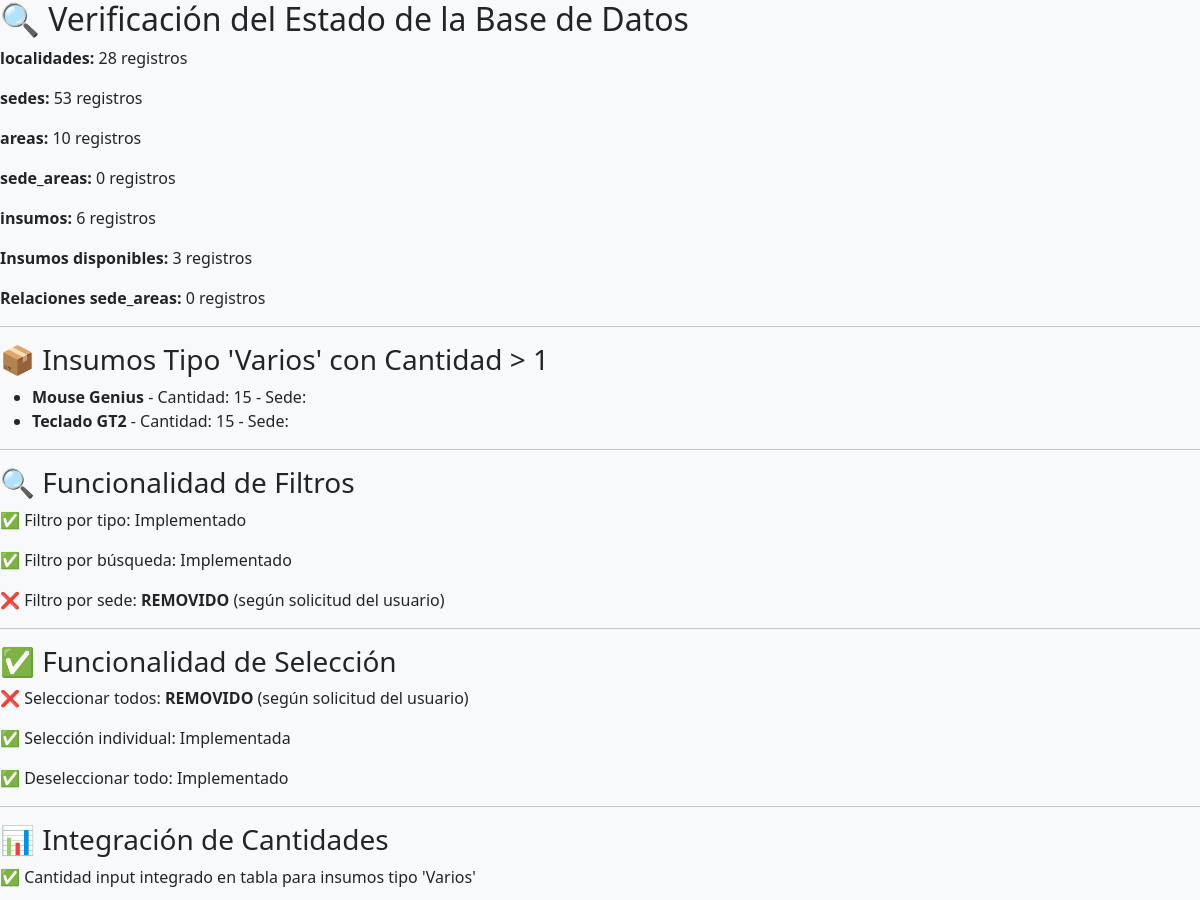
Before: /pages/test_nueva_mejorada.php (upper part) with the older database file.
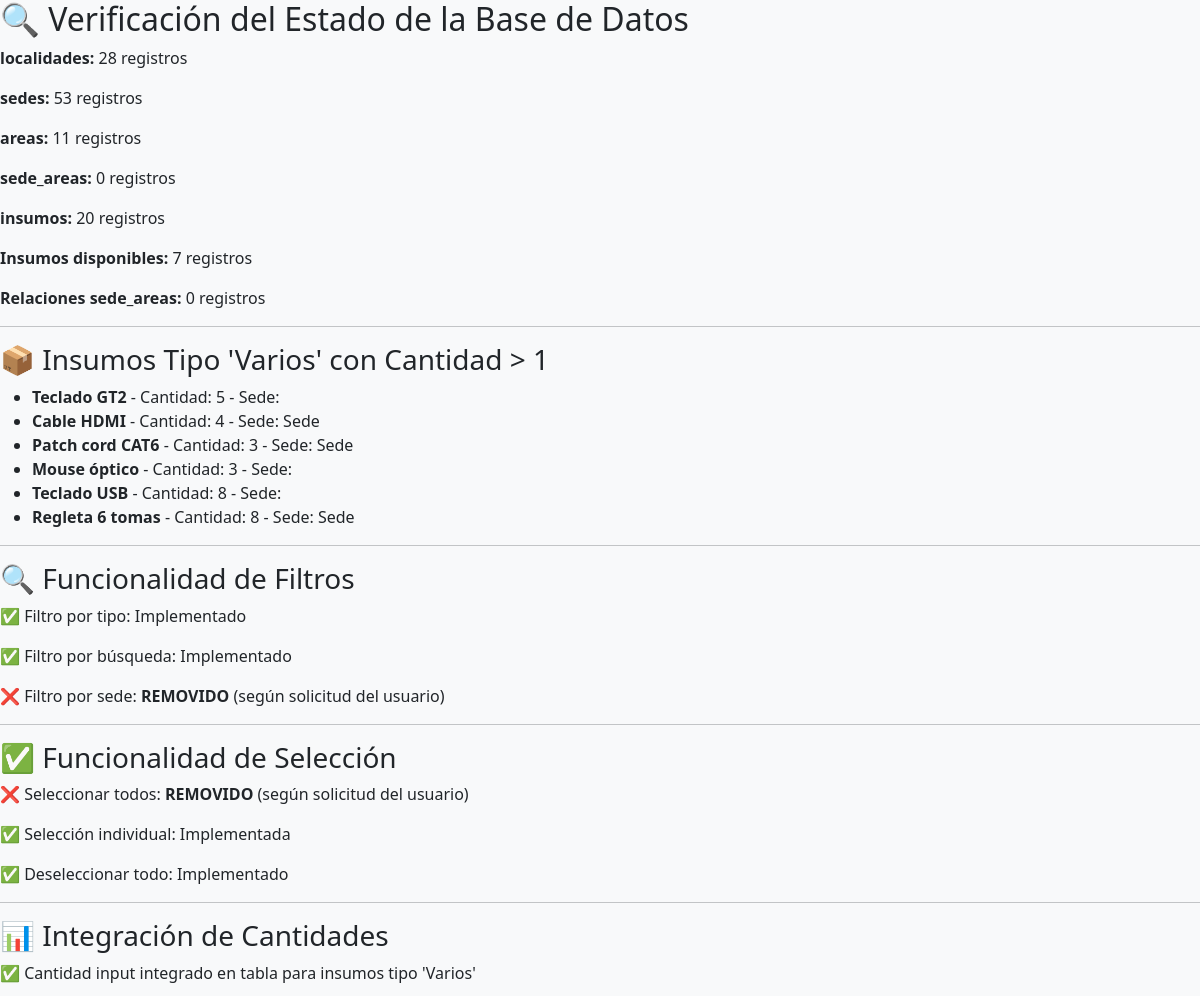
After: the same page with the newer database file.
### tables this page shows
CREATE TABLE `insumos` (
  `id_insumo` int(11) NOT NULL,
  `nombre_insumo` varchar(100) NOT NULL,
  `tipo_insumo` enum('Varios','PC Completa','Notebook','Impresora','Monitor','Escaner') NOT NULL,
  `subcategoria_varios` enum('Hardware','Periféricos','Red') DEFAULT NULL,
  `descripcion_general` varchar(255) DEFAULT NULL,
  `numero_serie` varchar(50) DEFAULT NULL,
  `id_fisico` varchar(50) DEFAULT NULL,
  `id_patrimonio` varchar(50) DEFAULT NULL,
  `cantidad` int(11) NOT NULL DEFAULT 1,
  `fecha_adquisicion` date DEFAULT NULL,
  `estado` enum('Disponible','Asignado','De Baja') NOT NULL DEFAULT 'Disponible',
  `id_punto_stock_actual` int(11) DEFAULT NULL,
  `id_sede_actual` int(11) DEFAULT NULL,
  `id_area_asignacion_actual` int(11) DEFAULT NULL,
  `id_patrimonio_idx` varchar(50) GENERATED ALWAYS AS (case when `tipo_insumo` <> 'Varios' then `id_patrimonio` else NULL end) VIRTUAL
);

CREATE TABLE `sedes` (
  `id_sede` int(11) NOT NULL,
  `id_localidad` int(11) NOT NULL,
  `nombre_sede` varchar(100) NOT NULL,
  `direccion` varchar(255) DEFAULT NULL,
  `delegado_nombre` varchar(100) DEFAULT NULL,
  `delegado_apellido` varchar(100) DEFAULT NULL,
  `delegado_telefono` varchar(50) DEFAULT NULL,
  `responsable_nombre` varchar(100) DEFAULT NULL,
  `responsable_apellido` varchar(100) DEFAULT NULL,
  `responsable_telefono` varchar(50) DEFAULT NULL
);

### pages/test_nueva_mejorada.php (the view, shortened to what this page needs)
<?php
$conexion = conectarDB();
echo "<h2>🔍 Verificación del Estado de la Base de Datos</h2>";
$tablas = ['localidades', 'sedes', 'areas', 'sede_areas', 'insumos'];
foreach ($tablas as $tabla) {
    $stmt = $conexion->query("SELECT COUNT(*) as total FROM $tabla");
    $resultado = $stmt->fetch();
    echo "<p><strong>$tabla:</strong> {$resultado['total']} registros</p>";
}
$stmt = $conexion->query("SELECT COUNT(*) as total FROM insumos WHERE estado = 'Disponible'");
$resultado = $stmt->fetch();
echo "<p><strong>Insumos disponibles:</strong> {$resultado['total']} registros</p>";
$stmt = $conexion->query("SELECT COUNT(*) as total FROM sede_areas");
$resultado = $stmt->fetch();
echo "<p><strong>Relaciones sede_areas:</strong> {$resultado['total']} registros</p>";
echo "<hr>";
echo "<h3>📦 Insumos Tipo 'Varios' con Cantidad > 1</h3>";
$stmt = $conexion->query("SELECT id_insumo, nombre_insumo, cantidad, nombre_sede
                          FROM insumos i
                          LEFT JOIN sedes s ON i.id_sede_actual = s.id_sede
                          WHERE i.tipo_insumo = 'Varios' AND i.cantidad > 1 AND i.estado = 'Disponible'");
$insumos_varios = $stmt->fetchAll();
if (empty($insumos_varios)) {
    echo "<p class='text-warning'>⚠️ No hay insumos tipo 'Varios' con cantidad > 1 disponibles</p>";
} else {
    echo "<ul>";
    foreach ($insumos_varios as $insumo) {
        echo "<li><strong>{$insumo['nombre_insumo']}</strong> - Cantidad: {$insumo['cantidad']} - Sede: {$insumo['nombre_sede']}</li>";
    }
    echo "</ul>";
}
echo "<hr>";
echo "<h3>🔍 Funcionalidad de Filtros</h3>";
echo "<p>✅ Filtro por tipo: Implementado</p>";
echo "<p>✅ Filtro por búsqueda: Implementado</p>";
echo "<p>❌ Filtro por sede: <strong>REMOVIDO</strong> (según solicitud del usuario)</p>";
echo "<hr>";
echo "<h3>✅ Funcionalidad de Selección</h3>";
echo "<p>❌ Seleccionar todos: <strong>REMOVIDO</strong> (según solicitud del usuario)</p>";
echo "<p>✅ Selección individual: Implementada</p>";
echo "<p>✅ Deseleccionar todo: Implementado</p>";
echo "<hr>";
echo "<h3>📊 Integración de Cantidades</h3>";
echo "<p>✅ Cantidad input integrado en tabla para insumos tipo 'Varios'</p>";
?>
<!DOCTYPE html>
<html lang="es">
<head>
    <link href="https://cdn.jsdelivr.net/npm/bootstrap@5.1.3/dist/css/bootstrap.min.css" rel="stylesheet">
    <link href="https://cdnjs.cloudflare.com/ajax/libs/font-awesome/6.0.0/css/all.min.css" rel="stylesheet">
    <link href="../public/css/style.css" rel="stylesheet">
</head>
<body>
</body>
</html>

Changed rows visible on the page:
no longer on this page (row edited): insumos: nombre_insumo "Mouse Genius", cantidad "15"
changed insumos "Teclado GT2": cantidad "15" → "5"
added insumos: nombre_insumo "Cable HDMI", cantidad "4", id_sede_actual.nombre_sede "Sede"
added insumos: nombre_insumo "Patch cord CAT6", cantidad "3", id_sede_actual.nombre_sede "Sede"
added insumos: nombre_insumo "Mouse óptico", cantidad "3"
added insumos: nombre_insumo "Teclado USB", cantidad "8"
added insumos: nombre_insumo "Regleta 6 tomas", cantidad "8", id_sede_actual.nombre_sede "Sede"
Other visible differences:
$resultado['total']: "3" → "7"
new list line: "areas : 11 registros"
new list line: "insumos : 20 registros"
list line gone: "areas : 10 registros"
list line gone: "insumos : 6 registros"
